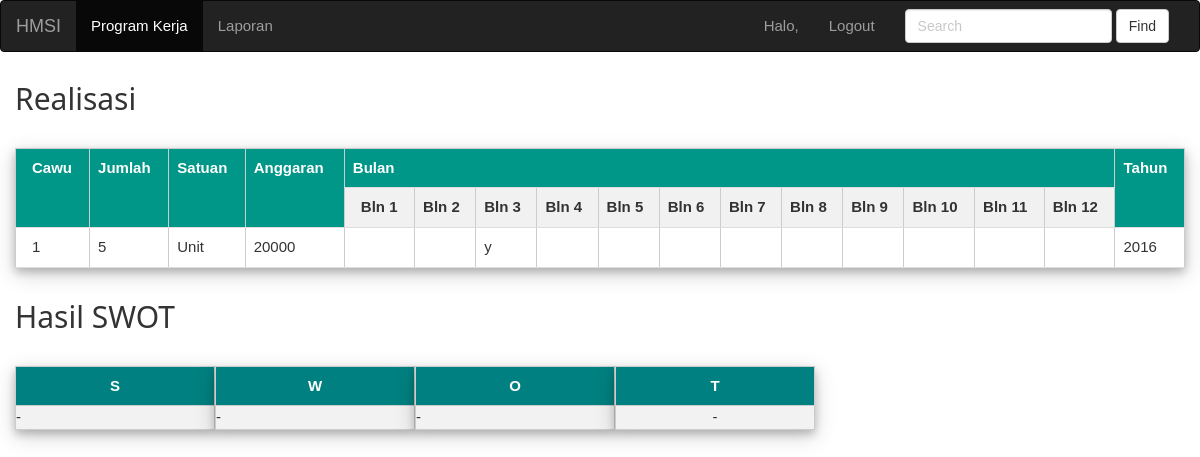
The page /hasil-swot-pend.php?kode_res=21 on the database its author committed.
### tables this page shows
CREATE TABLE IF NOT EXISTS `realisasi` (
`kode_res` int(11) NOT NULL,
  `kode_prog` char(5) NOT NULL,
  `cawu` int(11) NOT NULL,
  `jumlah` int(11) NOT NULL,
  `satuan` char(10) NOT NULL,
  `anggaran` int(11) NOT NULL,
  `rel_bln1` char(1) DEFAULT NULL,
  `rel_bln2` char(1) DEFAULT NULL,
  `rel_bln3` char(1) DEFAULT NULL,
  `rel_bln4` char(1) DEFAULT NULL,
  `rel_bln5` char(1) DEFAULT NULL,
  `rel_bln6` char(1) DEFAULT NULL,
  `rel_bln7` char(1) DEFAULT NULL,
  `rel_bln8` char(1) DEFAULT NULL,
  `rel_bln9` char(1) DEFAULT NULL,
  `rel_bln10` char(1) DEFAULT NULL,
  `rel_bln11` char(1) DEFAULT NULL,
  `rel_bln12` char(1) DEFAULT NULL,
  `tahun` char(4) NOT NULL
);

### hasil-swot-pend.php (the view, shortened to what this page needs)
<!DOCTYPE html>
<html>
<head>
    <link rel="stylesheet" href="css/bootstrap.min.css">
	<link rel="stylesheet" href="css/styles2.css">
	<link rel="stylesheet" href="css/W3.css">
</head>
<body>
	<nav class="navbar navbar-inverse">
	  <div class="container-fluid">
		<div class="navbar-header">
		  <a class="navbar-brand" href="index-pend.php">HMSI</a></li>
		</div>
		<div class="collapse navbar-collapse" id="bs-example-navbar-collapse-1">
		  <ul class="nav navbar-nav">
			<li class="active"><a href="index-pend.php">Program Kerja <span class="sr-only">(current)</span></a></li>
			<li class><a href="laporan.php" target="_blank">Laporan <span class="sr-only">(current)</span></a></li>
		  </ul>
		  <form class="navbar-form navbar-right" role="search">
			<div class="form-group">
			  <input type="text" class="form-control" placeholder="Search">
			</div>
			<button type="submit" class="btn btn-default">Find</button>
		  </form>
		  <ul class="nav navbar-nav navbar-right">
			<li>
				<a href="" class="dropdown-toggle" data-toggle="dropdown" role="button" aria-haspopup="true" aria-expanded="false">
					<span class="glyphicon glyphicon-user" aria-hidden="true"></span><?PHP
						if(isset($_POST['username']))
						echo "Halo, ".$_POST['username']."<br>";
						else
						echo "Halo, ".$_COOKIE['username']."<br>";
					?>
				</a>
			</li>
			<li><a href="logout.php">Logout</a></li>
		  </ul>
		</div>
	  </div>
	</nav>
	<div class="col-md-12">
	<h2>Realisasi</h2>
	<table class="w3-table-all w3-card-4" cellpadding="5" cellspacing="0" border="1">
		<tr class="w3-teal">
			<th rowspan="2">Cawu</th>
			<th rowspan="2">Jumlah</th>
			<th rowspan="2">Satuan</th>
			<th rowspan="2">Anggaran</th>
			<th colspan="12">Bulan</th>
			<th rowspan="2">Tahun</th>
		</tr>
		<tr>
				<th>Bln 1</th>
				<th>Bln 2</th>
				<th>Bln 3</th>
				<th>Bln 4</th>
				<th>Bln 5</th>
				<th>Bln 6</th>
				<th>Bln 7</th>
				<th>Bln 8</th>
				<th>Bln 9</th>
				<th>Bln 10</th>
				<th>Bln 11</th>
				<th>Bln 12</th>
		</tr>
		<?php
		$kode = $_GET['kode_res'];
		$query = mysql_query("SELECT * FROM realisasi WHERE kode_res='$kode'") or die(mysql_error());
		if(mysql_num_rows($query) == 0){
			echo '<tr><td colspan="6">Tidak ada data!</td></tr>';
		}else{
			echo "<br>";
			while($data = mysql_fetch_assoc($query)){
				echo '<tr style="height: 40px; text-align: center;">';
					echo '<td>'.$data['cawu'].'</td>';
					echo '<td>'.$data['jumlah'].'</td>';
					echo '<td>'.$data['satuan'].'</td>';
					echo '<td>'.$data['anggaran'].'</td>';
					echo '<td>'.$data['rel_bln1'].'</td>';
					echo '<td>'.$data['rel_bln2'].'</td>';
					echo '<td>'.$data['rel_bln3'].'</td>';
					echo '<td>'.$data['rel_bln4'].'</td>';
					echo '<td>'.$data['rel_bln5'].'</td>';
					echo '<td>'.$data['rel_bln6'].'</td>';
					echo '<td>'.$data['rel_bln7'].'</td>';
					echo '<td>'.$data['rel_bln8'].'</td>';
					echo '<td>'.$data['rel_bln9'].'</td>';
					echo '<td>'.$data['rel_bln10'].'</td>';
					echo '<td>'.$data['rel_bln11'].'</td>';
					echo '<td>'.$data['rel_bln12'].'</td>';
					echo '<td>'.$data['tahun'].'</td>';
				echo '</tr>';
			}
		}
		?>
	</table>
    <h2>Hasil SWOT</h2>
	<br/>
	<table>
		<tr>
			<td valign="top">
			<table class="w3-card-4" cellpadding="5" cellspacing="0" border="1" style="border-style:solid; border-color: #ccc">
				<tr style="background-color:teal; color:white">
					<th>S</th>
				</tr>
				<?php
				$kode = $_GET['kode_res'];
				$query = mysql_query("SELECT * FROM swot WHERE kode_res='$kode' AND tipe_swot='S'") or die(mysql_error());
				if(mysql_num_rows($query) == 0){
					echo '<tr><td colspan="6">-</td></tr>';
				}else{
					while($data = mysql_fetch_assoc($query)){
						echo '<tr style="height: 40px; text-align: center;">';
							echo '<td>'.$data['ket_swot'].'</td>';
						echo '</tr>';
					}
				}
				?>
			</table>
			</td>
			<td valign="top">
			<table class="w3-card-4" cellpadding="5" cellspacing="0" border="1" style="border-style:solid; border-color: #ccc">
				<tr style="background-color:teal; color:white">
					<th>W</th>
				</tr>
				<?php
				$kode = $_GET['kode_res'];
				$query = mysql_query("SELECT * FROM swot WHERE kode_res='$kode' AND tipe_swot='W'") or die(mysql_error());
				if(mysql_num_rows($query) == 0){
					echo '<tr><td colspan="6">-</td></tr>';
				}else{
					while($data = mysql_fetch_assoc($query)){
						echo '<tr style="height: 40px; text-align: center;">';
							echo '<td>'.$data['ket_swot'].'</td>';
						echo '</tr>';
					}
				}
				?>
			</table>
			</td>
			<td valign="top">
			<table class="w3-card-4" cellpadding="5" cellspacing="0" border="1" style="border-style:solid; border-color: #ccc">
				<tr style="background-color:teal; color:white">
					<th>O</th>
				</tr>
				<?php
				$kode = $_GET['kode_res'];
				$query = mysql_query("SELECT * FROM swot WHERE kode_res='$kode' AND tipe_swot='O'") or die(mysql_error());
				if(mysql_num_rows($query) == 0){
					echo '<tr><td colspan="6">-</td></tr>';
				}else{
					while($data = mysql_fetch_assoc($query)){
						echo '<tr style="height: 40px; text-align: center;">';
							echo '<td>'.$data['ket_swot'].'</td>';
						echo '</tr>';
					}
				}
				?>
			</table>
			</td>
			<td valign="top">
			<table class="w3-card-4" cellpadding="5" cellspacing="0" border="1" style="border-style:solid; border-color: #ccc">
				<tr style="background-color:teal; color:white">
					<th>T</th>
				</tr>
				<?php
				$kode = $_GET['kode_res'];
				$query = mysql_query("SELECT * FROM swot WHERE kode_res='$kode' AND tipe_swot='T'") or die(mysql_error());
				if(mysql_num_rows($query) == 0){
					echo '<tr><td colspan="6" style="text-align: center;">-</td></tr>';
				}else{
					while($data = mysql_fetch_assoc($query)){
						echo '<tr style="height: 40px; text-align: center;">';
							echo '<td>'.$data['ket_swot'].'</td>';
						echo '</tr>';
					}
				}
				?>
			</table>
			</td>
		</tr>
	</table>
	</div>
</body>
</html>

### css/styles2.css (style rules this page uses)
table { border-collapse: collapse; width: 200px; }
th { text-align: center; padding: 8px; }
tr:nth-child(even) { background-color: #f2f2f2 }

### css/W3.css (style rules this page uses)
html { box-sizing:border-box }
*,*:before,*:after { box-sizing:inherit }
html { -ms-text-size-adjust:100%;-webkit-text-size-adjust:100% }
body { margin:0 }
article,aside,details,figcaption,figure,footer,header,main,menu,nav,section,summary { display:block }
a { background-color:transparent;-webkit-text-decoration-skip:objects }
button,input,select,textarea { font:inherit;margin:0 }
button,input { overflow:visible }
button,select { text-transform:none }
button,html [type=button],[type=reset],[type=submit] { -webkit-appearance:button }
html,body { font-family:Verdana,sans-serif;font-size:15px;line-height:1.5 }
html { overflow-x:hidden }
h1,h2,h3,h4,h5,h6,.w3-slim,.w3-wide { font-family:"Segoe UI",Arial,sans-serif }
h2 { font-size:30px }
h1,h2,h3,h4,h5,h6 { font-weight:400;margin:10px 0 }
a { color:inherit }
.w3-table,.w3-table-all { border-collapse:collapse;border-spacing:0;width:100%;display:table }
.w3-table-all { border:1px solid #ccc }
.w3-bordered tr,.w3-table-all tr { border-bottom:1px solid #ddd }
.w3-table-all tr:nth-child(odd) { background-color:#fff }
.w3-table-all tr:nth-child(even) { background-color:#f1f1f1 }
.w3-table td,.w3-table th,.w3-table-all td,.w3-table-all th { padding:8px 8px;display:table-cell;text-align:left;vertical-align:top }
.w3-table th:first-child,.w3-table td:first-child,.w3-table-all th:first-child,.w3-table-all td:first-child { padding-left:16px }
.w3-card-4,.w3-hover-shadow:hover { box-shadow:0 4px 8px 0 rgba(0,0,0,0.2),0 6px 20px 0 rgba(0,0,0,0.19)!important }
.w3-teal,.w3-hover-teal:hover { color:#fff!important;background-color:#009688!important }

### rows shown on the page
realisasi: cawu "1", jumlah "5", satuan "Unit", anggaran "20000", rel_bln3 "y", tahun "2016"
